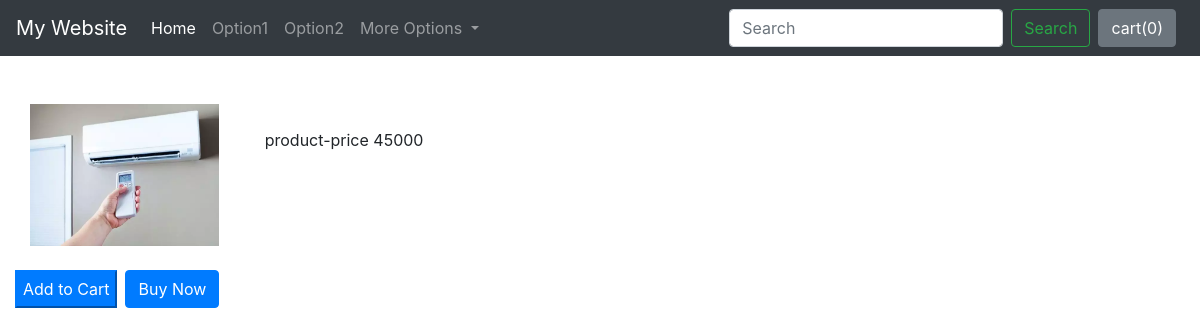
The app's page /shops/productview/3 with its own data.
### shops/models.py (models this page shows)
class Product(models.Model):
    product_id = models.AutoField
    product_name = models.CharField(max_length=50)
    category = models.CharField(max_length=50, default="")
    subcategory = models.CharField(max_length=50, default="")
    price = models.IntegerField(default=0)
    desc = models.CharField(max_length=300)
    pub_date = models.DateField()
    image = models.ImageField(upload_to='shops/images', default="")
    def __str__(self):
        return self.product_name

### shops/views.py (the view)
# urls.py: path("productview/<int:myid>",views.productView,name="productView"),
def productView(request,myid):
    product = Product.objects.filter(id=myid)
    print(product)
    return render(request,"shops/product.html",{'product':product[0]})

### shops/templates/shops/product.html (shortened to what this page needs)
{% extends 'shops/basic.html' %}
 {% block body %}
    <div class="container my-4">
        <div class="row mt-4" style="display:inline-block">
            <div class="row ">
                <div class="col-md-3 mr-3">
                    <img src='/media/{{product.image}}' style="width:100%;
                height:100%; ">
                </div>
                <div class="col-md-4 mt-4">
                    product-price {{product.price}}
                </div>
            </div>
            <div class="row mt-4 ">
                <button class="bt btn-primary mr-2">Add to Cart</button>
                <button class="btn btn-primary">Buy Now</button>
            </div>
        </div>
    </div>
 {% endblock body %}

### records on screen
Product: image (picture), price "45000"
